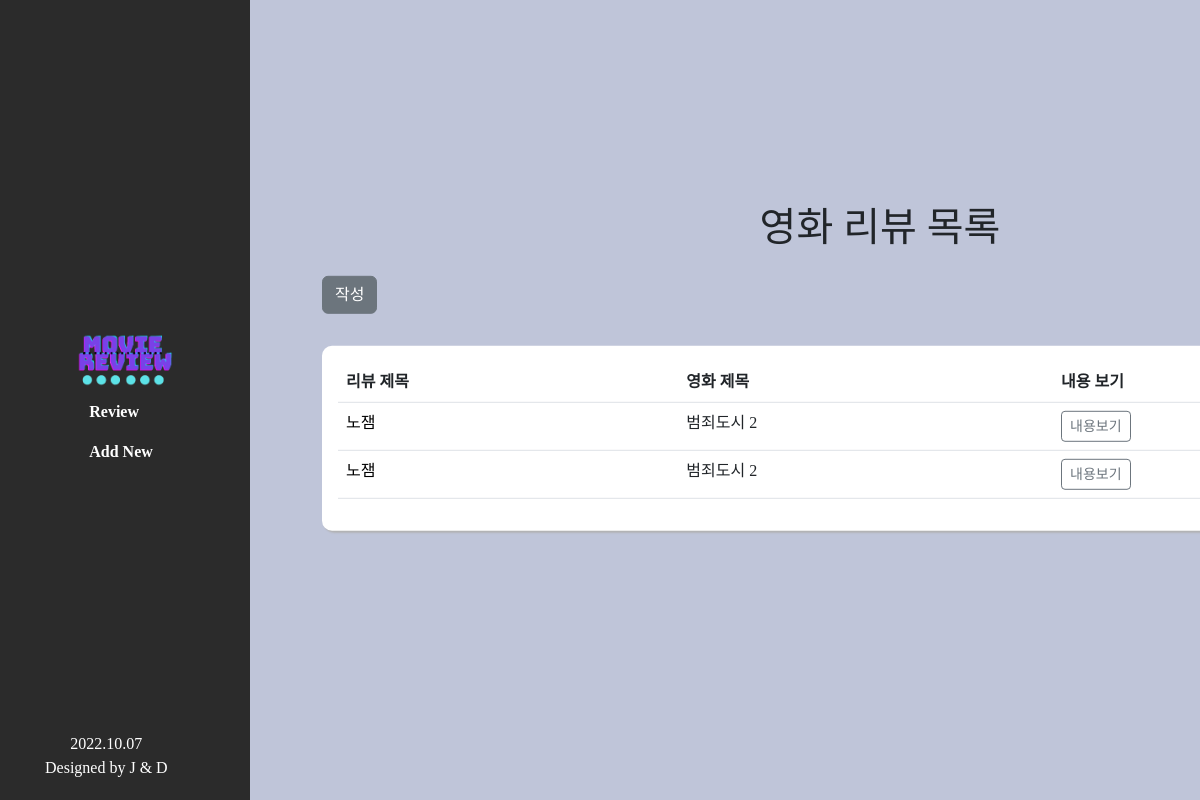
The page /reviews/board/ on the database as committed earlier.
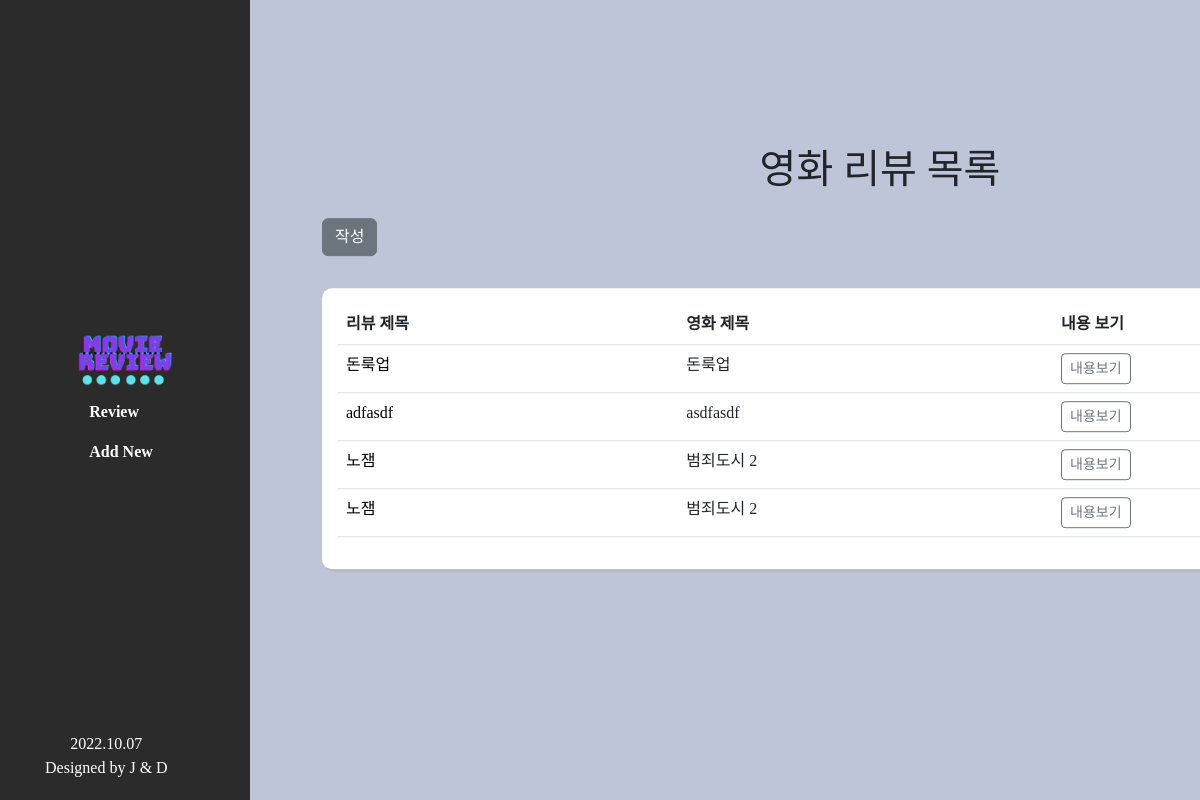
The same page on the database as committed later.
### reviews/models.py (models this page shows)
class Review(models.Model):
  title = models.CharField(max_length=100)
  content = models.TextField()
  movie_name = models.CharField(max_length=100)
  grade = models.IntegerField(validators=[MinValueValidator(0), MaxValueValidator(5)])
  created_at = models.DateTimeField(auto_now_add=True)
  updated_at = models.DateTimeField(auto_now=True)

### reviews/views.py (the view)
# urls.py: path('board/', views.board, name='board'),
def board(request):
  context = {
    'reviews' : Review.objects.all().order_by('-created_at'),
  }
  return render(request, 'reviews/board.html', context)

### reviews/templates/reviews/board.html (shortened to what this page needs)
{% extends 'base.html' %}
{% load static %}
{% block css %}
  <link rel="stylesheet" href="{% static 'css/style.css' %}">
{% endblock css %}
{% block content %}
  <main>
    <section class="extrabg">
      <div class="board container">
        <h1 class="text-center pb-3">영화 리뷰 목록</h1>
        <a role="button" class="btn btn-secondary" href="{% url 'reviews:create' %}">작성</a>
        <div class="review-table">
          <table class="table container">
            <thead>
              <tr>
                <th scope="col">리뷰 제목</th>
                <th scope="col">영화 제목</th>
                <th scope="col">내용 보기</th>
              </tr>
            </thead>
            <tbody>
              {% for review in reviews %}
                <tr>
                  <td>
                    <a class="board-review-title" href="{% url 'reviews:detail' review.pk %}">{{ review.title }}</a>
                  </td>
                  <td>{{ review.movie_name }}</td>
                  <td>
                    <a role="button" class="btn btn-outline-secondary btn-sm" href="{% url 'reviews:detail' review.pk %}">내용보기</a>
                  </td>
                </tr>
              {% endfor %}
            </tbody>
          </table>
        </div>
      </div>
    </section>
  </main>
{% endblock content %}

Rows that differ between the two databases and show on the page:
added Review: title "돈룩업", movie_name "돈룩업"
added Review: title "adfasdf", movie_name "asdfasdf"
